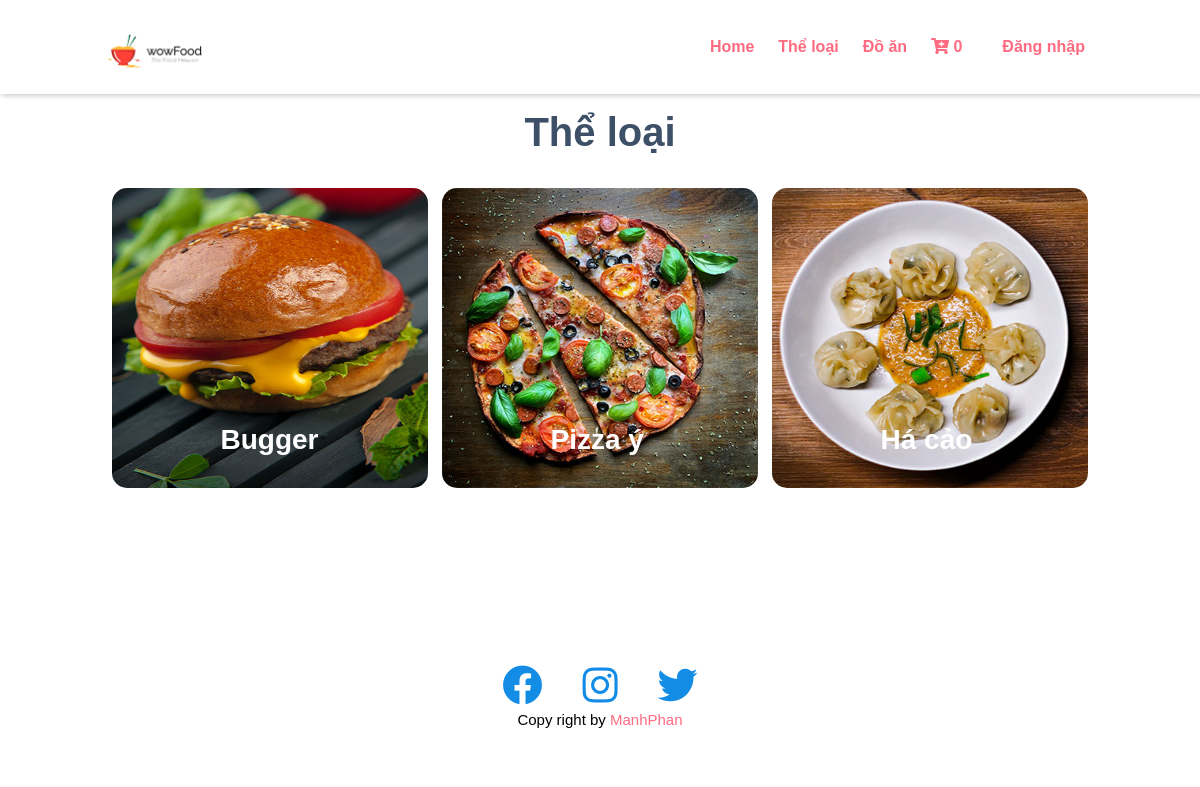
Page /frontend/danh-sach-the-loai.html on the committed database.
### tables this page shows
CREATE TABLE `categories` (
  `id` int(11) NOT NULL,
  `name` varchar(255) NOT NULL COMMENT 'Tên danh mục',
  `type` tinyint(3) DEFAULT 0 COMMENT 'Loại danh mục: 0 - Product, 1 - News',
  `avatar` varchar(255) DEFAULT NULL COMMENT 'Tên file ảnh danh mục',
  `description` text DEFAULT NULL COMMENT 'Mô tả chi tiết cho danh mục',
  `status` tinyint(3) DEFAULT 0 COMMENT 'Trạng thái danh mục: 0 - Inactive, 1 - Active',
  `created_at` timestamp NOT NULL DEFAULT current_timestamp() COMMENT 'Ngày tạo danh mục',
  `updated_at` datetime DEFAULT NULL COMMENT 'Ngày cập nhật cuối'
);

### frontend/controllers/Controller.php (called while the page is built, shortened)
<?php
class Controller
{
    public function render($file, $variables = []) {
        extract($variables);
        require_once $file;
        $render_view = ob_get_clean();
        return $render_view;
    }
}

### frontend/controllers/CategoryController.php (called while the page is built, shortened)
<?php
require_once 'controllers/Controller.php';
require_once 'models/Category.php';
class CategoryController extends Controller{
    public function showAll(){
        $category_model = new Category();
        $categories = $category_model->getAll();
        $this->content = $this->render('views/categories/index.php', [
            'categories' => $categories
        ]);
        require_once 'views/layouts/main.php';
    }
}

### frontend/index.php (called while the page is built, shortened)
<?php
$action = isset($_GET['action']) ? $_GET['action'] : 'index';
$object = new $controller();
$object->$action();
?>

### frontend/models/Model.php (called while the page is built, shortened)
<?php
class Model {
  public function __construct() {
    try {
      $this->connection = new PDO(Database::DB_DSN, Database::DB_USERNAME, Database::DB_PASSWORD);
    } catch (PDOException $e) {
      die("Lỗi kết nối: " . $e->getMessage());
    }
  }
}

### frontend/models/Category.php (called while the page is built, shortened)
<?php
require_once 'models/Model.php';
class Category extends Model {
  public function getAll() {
    $sql_select_all = "SELECT * FROM categories WHERE `status` = 1";
    $obj_select_all = $this->connection->prepare($sql_select_all);
    $obj_select_all->execute();
    $categories = $obj_select_all->fetchAll(PDO::FETCH_ASSOC);
    return $categories;
  }
}

### frontend/helpers/Helper.php (called while the page is built, shortened)
<?php
class Helper
{
    public static function getSlug($str)
    {
        $str = trim(mb_strtolower($str));
        $str = preg_replace('/(à|á|ạ|ả|ã|â|ầ|ấ|ậ|ẩ|ẫ|ă|ằ|ắ|ặ|ẳ|ẵ)/', 'a', $str);
        $str = preg_replace('/(è|é|ẹ|ẻ|ẽ|ê|ề|ế|ệ|ể|ễ)/', 'e', $str);
        $str = preg_replace('/(ì|í|ị|ỉ|ĩ)/', 'i', $str);
        $str = preg_replace('/(ò|ó|ọ|ỏ|õ|ô|ồ|ố|ộ|ổ|ỗ|ơ|ờ|ớ|ợ|ở|ỡ)/', 'o', $str);
        $str = preg_replace('/(ù|ú|ụ|ủ|ũ|ư|ừ|ứ|ự|ử|ữ)/', 'u', $str);
        $str = preg_replace('/(ỳ|ý|ỵ|ỷ|ỹ)/', 'y', $str);
        $str = preg_replace('/(đ)/', 'd', $str);
        $str = preg_replace('/[^a-z0-9-\s]/', '', $str);
        $str = preg_replace('/([\s]+)/', '-', $str);
        return $str;
    }
}

### frontend/views/categories/index.php (the view)
<?php
require_once 'helpers/Helper.php';
?>
<div class="categories">
    <div class="container">
        <div class="h_text">
            <h1>Thể loại</h1>
        </div>
        <?php if (!empty($categories)): ?>
            <div class="link-secondary-wrap row">
                <?php foreach ($categories AS $category):
                    $slug = Helper::getSlug($category['description']);
                    $category_link = "the-loai/$slug/" . $category['id'] . ".html";
                    ?>
                    <div class="service-link col-md-4 col-sm-6 col-xs-12">
                        <div class="category_item">
                            <a href="<?php echo $category_link; ?>">
                                <img class="img img_responsive" title="<?php echo $category['description'] ?>"
                                     src="../backend/assets/uploads/<?php echo $category['avatar'] ?>"
                                     alt="<?php echo $category['description'] ?>"/>
                            </a>
                            <h3 class="categories_text"><?php echo $category['description'] ?></h3>
                        </div>
                    </div>
                <?php endforeach; ?>
            </div>
        <?php endif; ?>
    </div>
</div>

### rows in the picture
categories: avatar (picture), description "Bugger"
categories: avatar (picture), description "Pizza ý"
categories: avatar (picture), description "Há cảo"

### other values in the picture
$cart_total "0"
